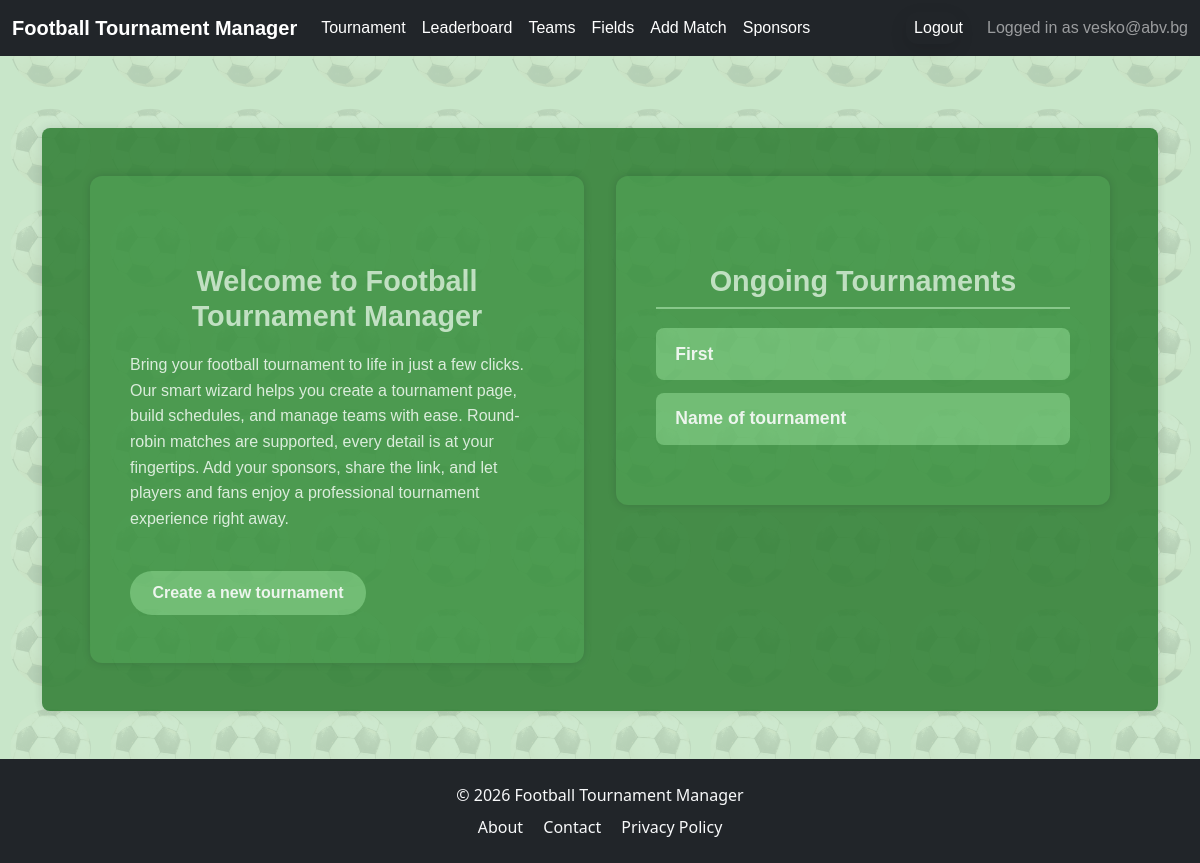
Page / (signed in) on the committed database.
### accounts/models.py (models this page shows)
class AppUser(AbstractBaseUser, PermissionsMixin):
    email = models.EmailField(
        unique=True,
    )
    date_joined = models.DateTimeField(
        default=timezone.now
    )
    is_active = models.BooleanField(
        default=True
    )
    is_staff = models.BooleanField(
        default=False
    )
    USERNAME_FIELD = 'email'
    REQUIRED_FIELDS = []
    objects = AppUserManager()
    def __str__(self):
        return self.email

### tournamentapp/models.py (models this page shows, shortened)
class Tournament(models.Model):
    name = models.CharField(max_length=100)
    owner = models.ForeignKey(
        settings.AUTH_USER_MODEL,
        on_delete=models.CASCADE,
        related_name='tournaments'
    )
    slug = models.SlugField(
        max_length=255,
        unique=True,
        blank=True
    )
    is_finished = models.BooleanField(
        default=False,
    )

### tournamentapp/views.py (the view)
# urls.py: path('', LandingPageView.as_view(), name='landing-page'),
class LandingPageView(TemplateView):
    template_name = 'tournament/landing_page.html'
    def get_context_data(self, **kwargs):
        context = super().get_context_data(**kwargs)
        context['tournaments'] = Tournament.objects.filter(is_finished=False)
        return context

### tournamentapp/context_processors.py (called while the page is built)
def current_tournament(request):
    tournament = Tournament.objects.first()
    return {'tournament': tournament}

### tournamentapp/templates/tournament/landing_page.html (shortened to what this page needs)
{% extends 'base.html' %}
{% block content %}
<div class="landing-page-container">
  <div class="general">
    <h2>Welcome to Football Tournament Manager</h2>
    <p>
      Bring your football tournament to life in just a few clicks. Our smart wizard
      helps you create a tournament page, build schedules, and manage teams with ease.
      Round-robin matches are supported, every detail is at your
      fingertips. Add your sponsors, share the link, and let players and fans enjoy a
      professional tournament experience right away.
    </p>
    {% if user.is_authenticated %}
      <a class="landing-page__button" href="{% url 'tournament-create' %}">Create a new tournament</a>
    {% endif %}
  </div>
  <div class="landing-page">
    <h2 class="landing-page__tournaments">Ongoing Tournaments</h2>
    <ul class="landing-page__list">
      {% for tournament in tournaments %}
        <li class="landing-page__list-item">
          <a class="landing-page__link" href="{% url 'public-tournament-leaderboard' tournament.slug %}">
            {{ tournament.name }}
          </a>
        </li>
      {% empty %}
        <li class="landing-page__list-item">No active tournaments right now.</li>
      {% endfor %}
    </ul>
  </div>
</div>
{% endblock %}

### tournamentapp/templates/base.html (shortened to what this page needs)
{% load static %}
<!DOCTYPE html>
<html lang="en">
<head>
    <link href="https://cdn.jsdelivr.net/npm/bootstrap@5.3.0/dist/css/bootstrap.min.css" rel="stylesheet" />
    <link rel="stylesheet" type="text/css" href="{% static 'css/styles.css' %}">
</head>
<body class="d-flex flex-column min-vh-100">
    <nav class="navbar navbar-expand-lg navbar-dark bg-dark fixed-top">
        <div class="container-fluid">
                <a class="navbar-brand" href="{% url 'landing-page' %}">Football Tournament Manager</a>
            <div class="collapse navbar-collapse" id="navbarNav">
                <ul class="navbar-nav me-auto">
                    {% if user.is_authenticated and tournament and tournament.owner == user %}
                        <li class="nav-item">
                            <a class="nav-link" href="{% url 'tournament-detail' tournament.id %}">Tournament</a>
                        </li>
                        <li class="nav-item">
                            <a class="nav-link" href="{% url 'leaderboard' tournament.id %}">Leaderboard</a>
                        </li>
                        {% if not tournament.is_finished %}
                            <li class="nav-item">
                                <a class="nav-link" href="{% url 'team-list' tournament.id %}">Teams</a>
                            </li>
                            <li class="nav-item">
                                <a class="nav-link" href="{% url 'field-create' tournament.id %}">Fields</a>
                            </li>
                            <li class="nav-item">
                                <a class="nav-link" href="{% url 'match-create' tournament.id %}">Add Match</a>
                            </li>
                            <li class="nav-item">
                                <a class="nav-link" href="{% url 'sponsor-list' tournament.id %}">Sponsors</a>
                            </li>
                        {% endif %}
                    {% endif %}
                </ul>
                <ul class="navbar-nav ms-auto">
                    {% if user.is_authenticated %}
                        <li class="nav-item logout-form">
                            <form method="post" action="{% url 'logout' %}">
                                <button type="submit" class="logout-button">Logout</button>
                            </form>
                        </li>
                    {% endif %}
                </ul>
            </div>
                {% if user.is_authenticated %}
                        <span class="navbar-text">
                            Logged in as {{ user }}
                        </span>
                {% endif %}
        </div>
    </nav>
    <div class="container flex-grow 1" style="margin-top: 80px;">
        {% block content %}
        {% endblock %}
    </div>
    <footer class="bg-dark text-light py-4">
        <div class="container text-center">
            <p class="mb-2">&copy; {% now "Y" %} Football Tournament Manager</p>
            <div>
                <a href="{% url 'about' %}" class="text-light me-3 text-decoration-none">About</a>
                <a href="{% url 'contact' %}" class="text-light me-3 text-decoration-none">Contact</a>
                <a href="{% url 'privacy-policy' %}" class="text-light text-decoration-none">Privacy Policy</a>
            </div>
        </div>
    </footer>
</body>
</html>

### tournamentapp/static/css/base.css (style rules this page uses)
body::before { content: ""; position: fixed; top: 0; left: 0; width: 100%; height: 100%; background: url("/static/imgs/footnail.png"); background-size: 100px; opacity: 10%; mix-blend-mode: multiply; z-index: -1; }
body { background-color: #c8e6c9; opacity: 99.9%; z-index: -11; }

### tournamentapp/static/css/navbar.css (style rules this page uses)
.navbar { font-family: Arial, sans-serif; }
.navbar-brand { font-weight: bold; color: #ffffff !important; font-size: 1.25rem; transition: color 0.2s ease; }
.navbar-nav .nav-link { color: #ffffff; font-weight: 500; transition: color 0.2s ease; }
.logout-form > form { display: flex; align-items: center; margin: 0; padding: 0; border: none; background: transparent; }
.logout-button { background: transparent !important; border: none !important; padding: 0.25rem 0.5rem; margin: 0; font: inherit; color: inherit; cursor: pointer; text-decoration: none; display: inline-flex; align-items: center; transition: color 0.2s ease; }
.navbar-text, .navbar-nav .logout-form { display: flex; align-items: center; margin-left: 1rem; }

### tournamentapp/static/css/landing_page.css (style rules this page uses)
.landing-page-container { display: flex; gap: 2rem; align-items: flex-start; justify-content: center; padding: 3rem; margin: 3rem auto; max-width: 1200px; box-sizing: border-box; background: #2e7d32; opacity: 85%; border-radius: 8px; box-shadow: 0 0 12px rgba(0,0,0,0.15); color: #fff; font-family: Arial, sans-serif; }
.general, .landing-page { flex: 1; min-width: 300px; padding: 3rem 2.5rem; border-radius: 12px; background: #388e3c; opacity: 95%; box-shadow: 0 0 10px rgba(0,0,0,0.2); transition: transform 0.2s ease, box-shadow 0.2s ease; }
.general h2, .landing-page__tournaments { margin-bottom: 1.2rem; font-size: 1.8rem; font-weight: 700; color: #c8e6c9; }
.landing-page__tournaments { text-align: center; padding-bottom: 0.5rem; border-bottom: 2px solid #81c784; }
.landing-page__list { margin: 0; padding: 0; list-style: none; }
.landing-page__list-item { margin-bottom: 0.8rem; font-size: 1.1rem; border-radius: 8px; background: #66bb6a; color: #fff; overflow: hidden; transition: background 0.3s ease, transform 0.2s ease; }
.landing-page__link { display: block; width: 100%; height: 100%; padding: 0.8rem 1.2rem; font-weight: 600; color: inherit; text-decoration: none; transition: background 0.3s ease, transform 0.2s ease; }
.general p { margin-bottom: 1.5rem; line-height: 1.6; color: #e8f5e9; }
.landing-page__button { display: inline-block; margin: 1rem 1rem 0 0; padding: 0.6rem 1.4rem; font-weight: bold; color: #fff; background: #66bb6a; border-radius: 999px; text-decoration: none; transition: background 0.3s ease, transform 0.2s ease; }

### tournamentapp/static/css/tournament_form.css (style rules this page uses)
form { background: #388e3c; width: 80%; max-width: 800px; margin: 50px auto; padding: 30px; border-radius: 12px; box-shadow: 0 6px 18px rgba(0, 0, 0, 0.1); color: #ffffff; transition: transform 0.2s ease, box-shadow 0.2s ease; }
h2 { text-align: center; font-size: 1.8rem; margin-top: 40px; margin-bottom: 20px; color: #388e3c; font-weight: bold; }
form button { width: 100%; padding: 12px; background: #66bb6a; color: #fff; border: none; border-radius: 8px; font-size: 1rem; font-weight: 600; cursor: pointer; transition: background 0.3s ease, transform 0.2s ease; }

### rows in the picture
AppUser: email "vesko@abv.bg"
Tournament: name "First"
Tournament: name "Name of tournament"
